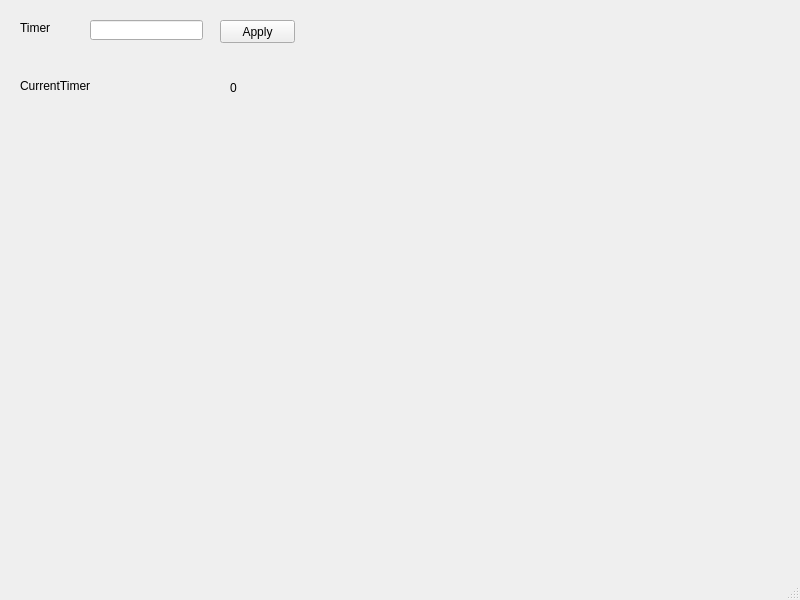
<?xml version="1.0" encoding="UTF-8"?>
<ui version="4.0">
 <class>MainWindow</class>
 <widget class="QMainWindow" name="MainWindow">
  <property name="geometry">
   <rect>
    <x>0</x>
    <y>0</y>
    <width>800</width>
    <height>600</height>
   </rect>
  </property>
  <property name="windowTitle">
   <string>MainWindow</string>
  </property>
  <widget class="QWidget" name="centralwidget">
   <widget class="QLabel" name="WinTimerLabel">
    <property name="geometry">
     <rect>
      <x>20</x>
      <y>20</y>
      <width>41</width>
      <height>16</height>
     </rect>
    </property>
    <property name="text">
     <string>Timer</string>
    </property>
   </widget>
   <widget class="QPushButton" name="WinApplyBtn">
    <property name="geometry">
     <rect>
      <x>220</x>
      <y>20</y>
      <width>75</width>
      <height>23</height>
     </rect>
    </property>
    <property name="text">
     <string>Apply</string>
    </property>
   </widget>
   <widget class="QLabel" name="WinCurrentTimeLabel">
    <property name="geometry">
     <rect>
      <x>20</x>
      <y>70</y>
      <width>151</width>
      <height>31</height>
     </rect>
    </property>
    <property name="text">
     <string>CurrentTimer</string>
    </property>
   </widget>
   <widget class="QLabel" name="WincTimerValue">
    <property name="geometry">
     <rect>
      <x>230</x>
      <y>80</y>
      <width>54</width>
      <height>16</height>
     </rect>
    </property>
    <property name="text">
     <string>0</string>
    </property>
   </widget>
   <widget class="QLineEdit" name="WinTimerTxt">
    <property name="geometry">
     <rect>
      <x>90</x>
      <y>20</y>
      <width>113</width>
      <height>20</height>
     </rect>
    </property>
   </widget>
  </widget>
  <widget class="QMenuBar" name="menubar">
   <property name="geometry">
    <rect>
     <x>0</x>
     <y>0</y>
     <width>800</width>
     <height>22</height>
    </rect>
   </property>
  </widget>
  <widget class="QStatusBar" name="statusbar"/>
 </widget>
 <resources/>
 <connections/>
</ui>
